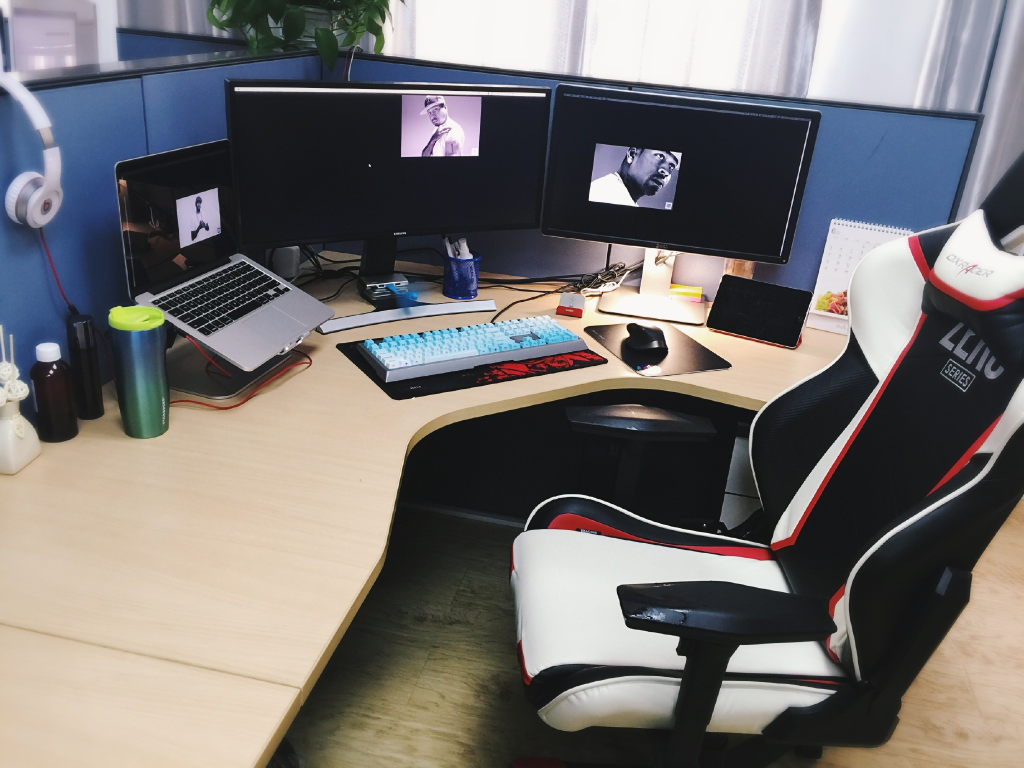
#> input picture showme/00/test.jpg, 2048 x 1536 px (shown at 1/2 size)
$ python addnum.py   (older library calls are emulated)
#> lines starting #> are read from the running program, lines starting #| are printed output that depends on the picture
# 第 0000 题：将你的头像右上角加上红色的数字

from PIL import Image, ImageDraw, ImageFont


def addnum(img):
#> called with img = 'test.jpg'
	im = Image.open(img)
#> im is the input picture: PIL image 2048x1536 RGB; mean R, G, B 117.7, 114.3, 113.2

	out = im.resize((160, 160), Image.ANTIALIAS)
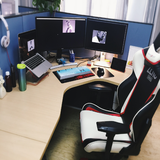
#> out: PIL image 160x160 RGB; mean R, G, B 117.7, 114.3, 113.2
	draw = ImageDraw.Draw(out)
	font = ImageFont.truetype('Arial.ttf', 36)
	draw.text((out.size[0]*0.85, out.size[1]*0.05), '5', font=font, fill='red')
	out.show()
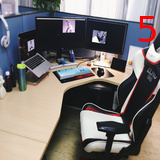
#> shown: PIL image 160x160 RGB; mean R, G, B 118.6, 113.3, 112
	out.save('test2.jpg', 'jpeg')


if __name__ == '__main__':
	addnum('test.jpg')
